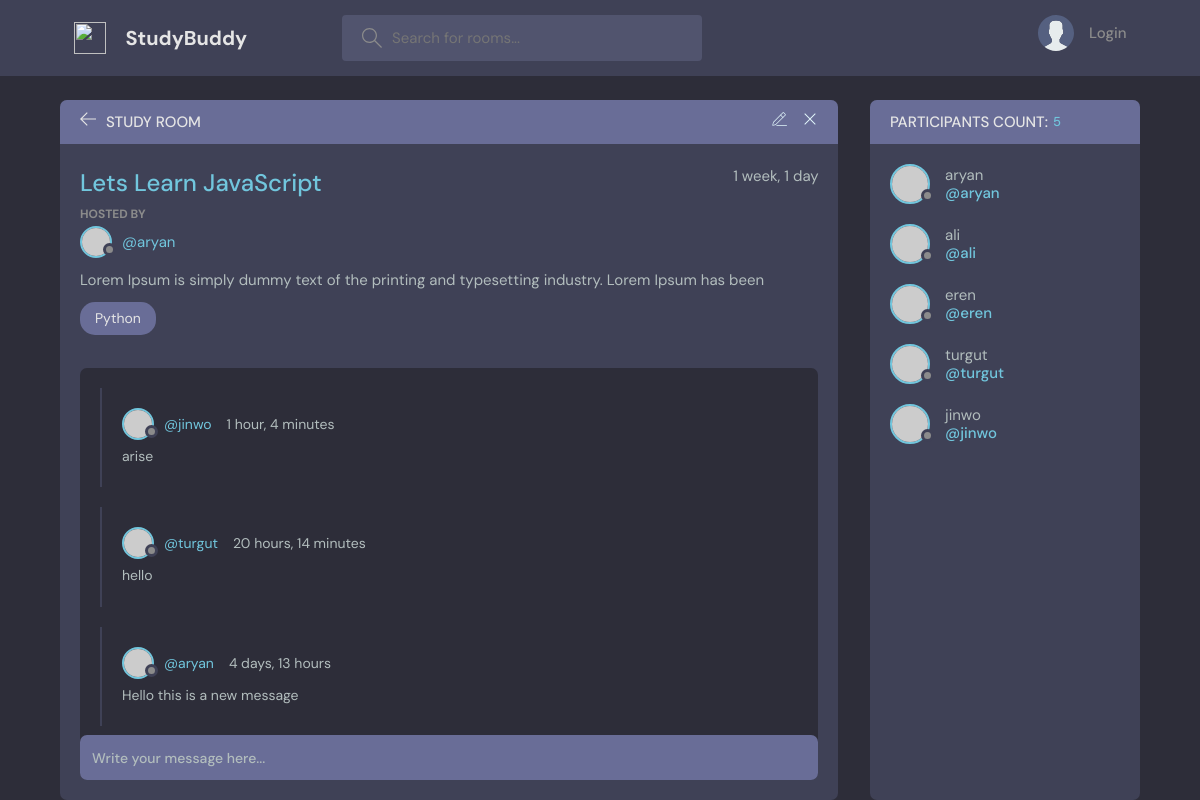
The page /rooms/2 on the database its author committed.
### base/models.py (models this page shows, shortened)
class Room(models.Model):
    topic=models.ForeignKey(Topic , on_delete=models.SET_NULL , null=True)
    host= models.ForeignKey(User , on_delete=models.CASCADE , null=True)
    name = models.CharField(max_length=200)
    description = models.TextField(null=  True , blank=True)
    participants= models.ManyToManyField(User , related_name='participants' , blank = True)
    updated = models.DateTimeField(auto_now=True)
    created = models.DateTimeField(auto_now_add=True)
    class Meta:
        ordering = ['-created' , '-updated']

class Topic (models.Model):
    name = models.CharField(max_length=200)

class Message(models.Model):
    host= models.ForeignKey(User , on_delete=models.CASCADE)
    room = models.ForeignKey(Room , on_delete=models.CASCADE)
    body = models.TextField(blank=True , null=True )
    updated = models.DateTimeField(auto_now=True)
    created = models.DateTimeField(auto_now_add=True)
    class Meta:
        ordering=['-created']

### base/views.py (the view, shortened to what this page needs)
# urls.py: path('rooms/<str:pk>' , views.room , name ='room' ),
def room(request , pk ):
    room = Room.objects.get(id=pk)
    room_messages = room.message_set.all()
    participants = room.participants.all()
    return render (request , 'base/room.html' , {'room': room , 'room_messages':room_messages , 'participants':participants  })

### templates/base/room.html (shortened to what this page needs)
{% extends 'main.html' %}
{% block content %}
    <main class="profile-page layout layout--2">
      <div class="container">
        <div class="room">
          <div class="room__top">
            <div class="room__topLeft">
              <a href="{% url 'home' %}">
                <svg version="1.1" xmlns="http://www.w3.org/2000/svg" width="32" height="32" viewBox="0 0 32 32">
                  <title>arrow-left</title>
                  <path
                    d="M13.723 2.286l-13.723 13.714 13.719 13.714 1.616-1.611-10.96-10.96h27.625v-2.286h-27.625l10.965-10.965-1.616-1.607z"
                  ></path>
                </svg>
              </a>
              <h3>Study Room</h3>
            </div>
            <div class="room__topRight">
              <a href=" {% url 'update-room' room.id %}">
              </a>
              <a href=" {% url 'delete-room' room.id %}">
                <svg version="1.1" xmlns="http://www.w3.org/2000/svg" width="32" height="32" viewBox="0 0 32 32">
                  <title>remove</title>
                  <path
                    d="M27.314 6.019l-1.333-1.333-9.98 9.981-9.981-9.981-1.333 1.333 9.981 9.981-9.981 9.98 1.333 1.333 9.981-9.98 9.98 9.98 1.333-1.333-9.98-9.98 9.98-9.981z"
                  ></path>
                </svg>
              </a>
            </div>
          </div>
          <div class="room__box scroll">
            <div class="room__header scroll">
              <div class="room__info">
                <h3>{{room.name}}</h3>
                <span>{{room.created | timesince}}</span>
              </div>
              <div class="room__hosted">
                <p>Hosted By</p>
                <a href="#" class="room__author">
                  <div class="avatar avatar--small">
                    <img src="https://randomuser.me/api/portraits/men/37.jpg" />
                  </div>
                  <span>@{{room.host}}</span>
                </a>
              </div>
              <div class="room__details">
                {{room.description}}
              </div>
              <span class="room__topics">{{room.topic.name}}</span>
            </div>
            <div class="room__conversation">
              <div class="threads scroll">
                {%for message in room_messages%}
                <div class="thread">
                  <div class="thread__top">
                    <div class="thread__author">
                      <a href="{% url 'profile' message.host.id %}" class="thread__authorInfo">
                        <div class="avatar avatar--small">
                          <img src="https://randomuser.me/api/portraits/men/37.jpg" />
                        </div>
                        <span>@{{message.host}}</span>
                      </a>
                      <span class="thread__date">{{message.created | timesince}}</span>
                    </div>
                  </div>
                  <div class="thread__details">
                    {{message.body}}
                  </div>
                </div>
                {%endfor%}
              </div>
            </div>
          </div>
          <div class="room__message">
            <form method="post" action=" ">
                <input name="body" placeholder="Write your message here..." />
            </form>
          </div>
        </div>
        <div class="participants">
          <h3 class="participants__top">Participants Count:  <span>{{participants.count}}</span></h3>
          <div class="participants__list scroll">
            {%for participant in participants %}
            <a href="{% url 'profile' participant.id %}" class="participant">
              <div class="avatar avatar--medium">
                <img src="https://randomuser.me/api/portraits/men/37.jpg" />
              </div>
              <p>
                {{participant}}
                <span>@{{participant}}</span>
              </p>
            </a>
            {%endfor%}
          </div>
        </div>
      </div>
    </main>
    {% endblock content %}

### templates/main.html (shortened to what this page needs)
<!DOCTYPE html>
{% load static %}
<html lang="en">
  <head>
    <link rel="stylesheet" href=" {% static 'styles/style.css' %} " />
  </head>
  <body>
    {% include 'navbar.html' %}
    {% block content%}
    {% endblock %}
  </body>
</html>

### templates/navbar.html (shortened to what this page needs)
{% load static%}
<header class="header header--loggedIn">
    <div class="container">
      <a href="/" class="header__logo">
        <img src="{% static 'images/logo.svg ' %}" />
        <h1>StudyBuddy</h1>
      </a>
      <form class="header__search" method="get" action="{% url 'home' %}">
        <label>
          <input name="q" placeholder="Search for rooms..." />
        </label>
      </form>
      <nav class="header__menu">
        {%if request.user.is_authenticated%}
        <div class="header__user">
          <a href="profile.html">
            <div class="avatar avatar--medium active">
              <img src="https://randomuser.me/api/portraits/men/37.jpg" />
            </div>
            <p>{{request.user}} <span>@{{request.user}}</span></p>
          </a>
          <button class="dropdown-button">
            <svg version="1.1" xmlns="http://www.w3.org/2000/svg" width="32" height="32" viewBox="0 0 32 32">
              <title>chevron-down</title>
              <path d="M16 21l-13-13h-3l16 16 16-16h-3l-13 13z"></path>
            </svg>
          </button>
        </div>
        {%else%}
        <a href="{% url 'login' %}">
          <img src="{% static 'images/avatar.svg' %}" />
          <p>Login</p>
        </a>
        {%endif%}
      </nav>
    </div>
  </header>

### rows shown on the page
Room: name "Lets Learn JavaScript", created "1 week, 1 day", host "aryan", description "Lorem Ipsum is simply dummy text of the printing and typesetting industry. Lorem Ipsum has been", topic.name "Python"
Message: host "jinwo", created "1 hour, 4 minutes", body "arise"
Message: host "turgut", created "20 hours, 14 minutes", body "hello"
Message: host "aryan", created "4 days, 13 hours", body "Hello this is a new message"

### other values the page prints
{{ participants.count }} "5"
{{ participant }} "aryan"
{{ participant }} "ali"
{{ participant }} "eren"
{{ participant }} "turgut"
{{ participant }} "jinwo"
